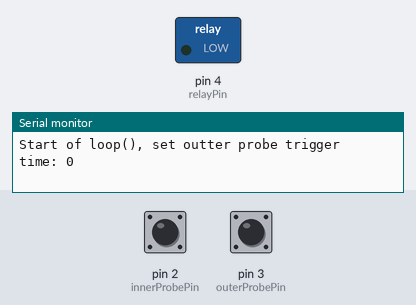
A sketch run on a simulated Arduino Uno, built with avr-gcc and run on an emulated ATmega328P. Parts: switched loads named in the sketch (green lamp = pin HIGH), the last lines printed to the serial monitor. Inputs (shaded band) come from the test bench; at power-on: pin 3 (outerProbePin) LOW, pin 2 (innerProbePin) LOW.

Above: at 1.2 s.
1.3 s: pin 3 (outerProbePin) driven HIGH
2.8 s: pin 2 (innerProbePin) driven HIGH
At 3.2 s:
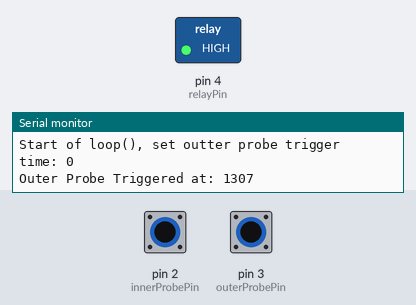
4.3 s: pin 2 (innerProbePin) driven LOW
At 6.6 s:
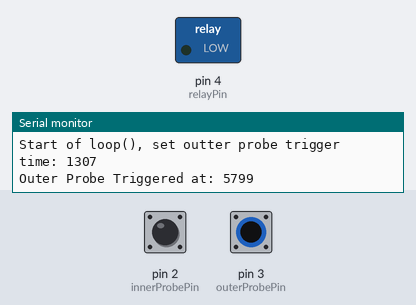
7.3 s: pin 3 (outerProbePin) driven LOW
10.3 s: pin 3 (outerProbePin) pulsed HIGH 2 times (0.12 s each, 0.3 s apart)
13.9 s: pin 2 (innerProbePin) pulsed HIGH 2 times (0.12 s each, 0.3 s apart)
At 15.2 s:
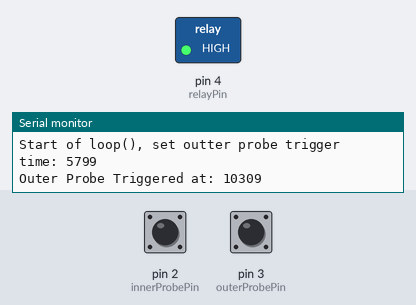
Timing chart, 0 to 18.4 s (numbered marks = the images above; inputs shaded):
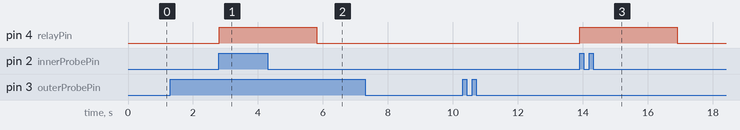

The sketch:

gate_probe_controller.ino
```cpp
/*
Controller to detect in ground gate probe activations.
There is an outter and inner probe, if the outer probe
is triggered the inner probe must also be triggered
within four seconds for relay to be activated.
*/

int innerProbePin = 2; // Input pin, inner probe connected on pin 2
int outerProbePin = 3; // Input pin, outer probe connected on pin 3
int relayPin = 4; // Output pin, relay for gate trigger connected on pin 4
int timeoutMilliseconds = 4000; // Maximum milliseconds that can pass before inner probe activation
int relayHoldMilliseconds = 3000; // Time that the relay should be held on for

void setup() {
  Serial.begin(9600);

  pinMode(innerProbePin, INPUT);
  pinMode(outerProbePin, INPUT);
  pinMode(relayPin, OUTPUT);
}

void loop() {
  // Variable to hold the time at which the outer probe was triggered
  static unsigned long outerProbeTriggerTime = NULL;
  Serial.print("Start of loop(), set outter probe trigger time: ");
  Serial.println(outerProbeTriggerTime);

  // If the outer probe gets triggered then store the time at which it was
  // triggered and check for input on the inner probe within four seconds
  if (digitalRead(outerProbePin)) {
    outerProbeTriggerTime = millis();
    Serial.print("Outer Probe Triggered at: ");
    Serial.println(outerProbeTriggerTime);

    // Continously check for input from the inner probe or if four seconds
    // have elapsed (in which case break out of the loop and reset from the start)
    // If input from the inner probe is detected within four seconds then trigger
    // the relay connected to the gate trigger
    while (true) {
      // Four seconds with no input from inner probe, break loop
      if (millis() - outerProbeTriggerTime >= timeoutMilliseconds) {
        Serial.println("Four seconds passed without inner probe triggering");
        break;
      }

      // Inner probe triggered, trigger relay for three seconds and break loop
      if (digitalRead(innerProbePin)) {
        digitalWrite(relayPin, HIGH);
        delay(relayHoldMilliseconds);
        digitalWrite(relayPin, LOW);
        break;
      }
    }
  }
  Serial.println();
}
```

Measured:
- after the input at 2.8 s, pin 4 (relayPin): LOW → HIGH at once
- after the input at 4.3 s, pin 4 (relayPin): goes on until 5.8 s, then stays LOW
- after the input at 13.9 s, pin 4 (relayPin): LOW → HIGH at once, → LOW 3.0 s later
